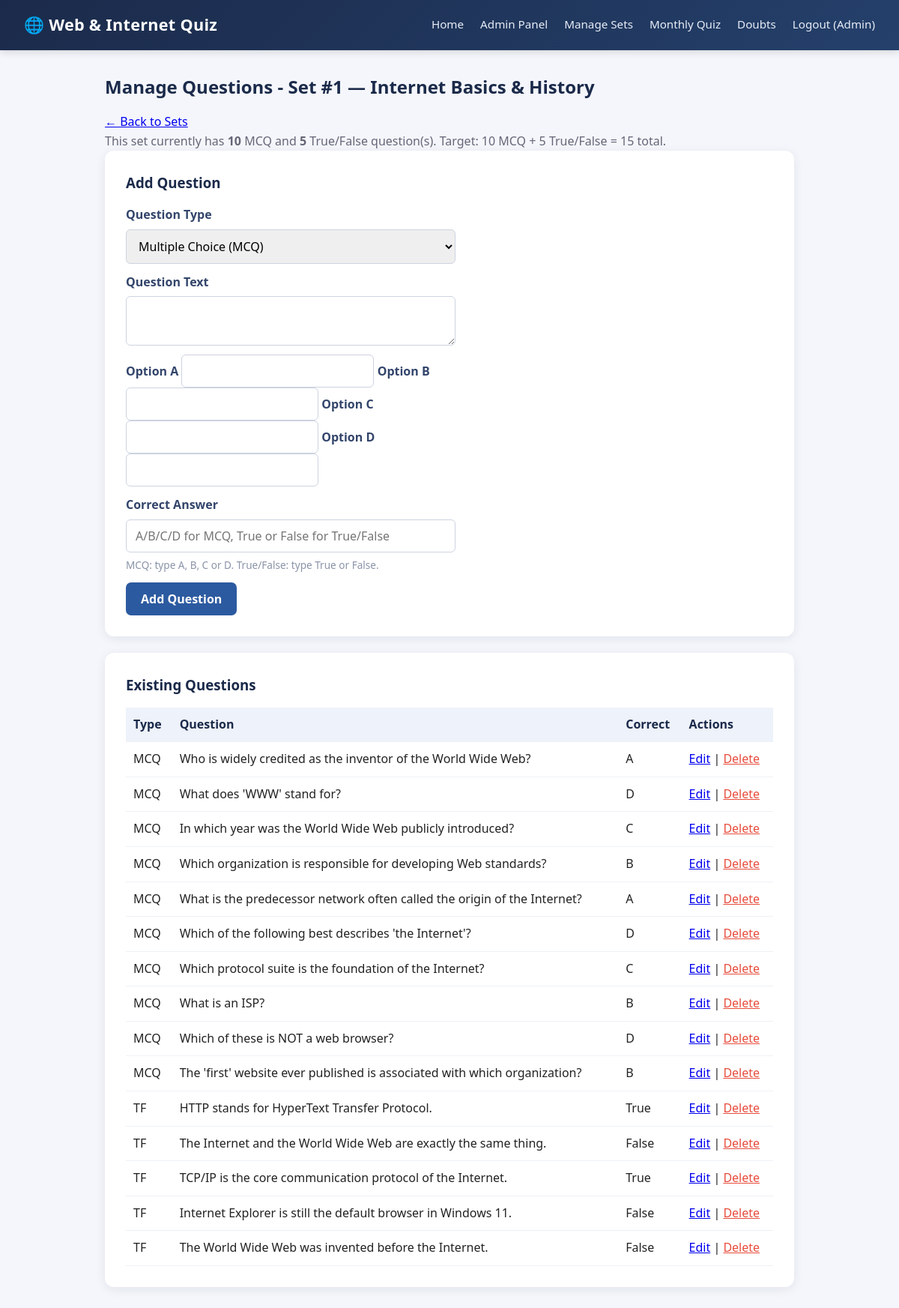
Page /admin/manage_questions.php?set_id=1 (signed in) on the committed database.
### tables this page shows
CREATE TABLE IF NOT EXISTS question_sets (
    id INT AUTO_INCREMENT PRIMARY KEY,
    set_number INT NOT NULL UNIQUE,
    title VARCHAR(150) NOT NULL,
    topic VARCHAR(100) NOT NULL DEFAULT 'Web and Internet',
    created_at TIMESTAMP DEFAULT CURRENT_TIMESTAMP
);

CREATE TABLE IF NOT EXISTS questions (
    id INT AUTO_INCREMENT PRIMARY KEY,
    set_id INT NOT NULL,
    type ENUM('mcq','tf') NOT NULL DEFAULT 'mcq',
    question_text TEXT NOT NULL,
    option_a VARCHAR(255) NULL,
    option_b VARCHAR(255) NULL,
    option_c VARCHAR(255) NULL,
    option_d VARCHAR(255) NULL,
    correct_answer VARCHAR(255) NOT NULL,  
    FOREIGN KEY (set_id) REFERENCES question_sets(id) ON DELETE CASCADE
);

### admin/manage_questions.php (the view, shortened to what this page needs)
<?php
require '../config/db.php';
$set_id = intval($_GET['set_id'] ?? 0);
$edit_question = null;
$stmt = $conn->prepare("SELECT * FROM question_sets WHERE id = ?");
$stmt->bind_param("i", $set_id);
$stmt->execute();
$set = $stmt->get_result()->fetch_assoc();
$stmt = $conn->prepare("SELECT * FROM questions WHERE set_id = ? ORDER BY id");
$stmt->bind_param("i", $set_id);
$stmt->execute();
$questions = $stmt->get_result();
$mcq_count = 0; $other_count = 0;
$q_list = [];
while ($row = $questions->fetch_assoc()) {
    $q_list[] = $row;
    if ($row['type'] === 'mcq') $mcq_count++; else $other_count++;
}
?>
<!DOCTYPE html>
<html lang="en">
<head>
    <link rel="stylesheet" href="../css/style.css">
</head>
<body>
    <?php include '../includes/navbar.php'; ?>
    <div class="container">
        <h2>Manage Questions <?php echo $set ? '- Set #' . $set['set_number'] . ' — ' . htmlspecialchars($set['title']) : ''; ?></h2>
        <p><a href="manage_quizzes.php">&larr; Back to Sets</a></p>
        <p style="color:#667;">This set currently has <strong><?php echo $mcq_count; ?></strong> MCQ and <strong><?php echo $other_count; ?></strong> True/False question(s). Target: 10 MCQ + 5 True/False = 15 total.</p>
        <div class="card">
            <h3><?php echo $edit_question ? 'Edit Question' : 'Add Question'; ?></h3>
            <form method="POST" action="manage_questions.php" id="qForm">
                <label>Question Type</label>
                <select name="type" id="qType" onchange="toggleFields()">
                    <?php $cur = $edit_question ? $edit_question['type'] : 'mcq'; ?>
                    <option value="mcq" <?php echo $cur==='mcq'?'selected':''; ?>>Multiple Choice (MCQ)</option>
                </select>
                <label>Question Text</label>
                <textarea name="question_text" required><?php echo $edit_question ? htmlspecialchars($edit_question['question_text']) : ''; ?></textarea>
                <div id="mcqFields">
                    <label>Option A</label>
                    <input type="text" name="option_a" value="<?php echo $edit_question && $edit_question['type']==='mcq' ? htmlspecialchars($edit_question['option_a']) : ''; ?>">
                    <label>Option B</label>
                    <input type="text" name="option_b" value="<?php echo $edit_question && $edit_question['type']==='mcq' ? htmlspecialchars($edit_question['option_b']) : ''; ?>">
                    <label>Option C</label>
                    <input type="text" name="option_c" value="<?php echo $edit_question && $edit_question['type']==='mcq' ? htmlspecialchars($edit_question['option_c']) : ''; ?>">
                    <label>Option D</label>
                    <input type="text" name="option_d" value="<?php echo $edit_question && $edit_question['type']==='mcq' ? htmlspecialchars($edit_question['option_d']) : ''; ?>">
                </div>
                <label>Correct Answer</label>
                <input type="text" name="correct_answer" id="correctAnswerInput"
                       placeholder="A/B/C/D for MCQ, True or False for True/False"
                       value="<?php echo $edit_question ? htmlspecialchars($edit_question['correct_answer']) : ''; ?>" required>
                <p style="color:#8a93a8; font-size:0.85rem; margin-top:-6px;">MCQ: type A, B, C or D. True/False: type True or False.</p>
                <button type="submit" name="<?php echo $edit_question ? 'update_question' : 'add_question'; ?>">
                    <?php echo $edit_question ? 'Update Question' : 'Add Question'; ?>
                </button>
            </form>
        </div>
        <div class="card">
            <h3>Existing Questions</h3>
            <table>
                <tr><th>Type</th><th>Question</th><th>Correct</th><th>Actions</th></tr>
                <?php foreach ($q_list as $q): ?>
                    <tr>
                        <td><?php echo strtoupper($q['type']); ?></td>
                        <td><?php echo htmlspecialchars($q['question_text']); ?></td>
                        <td><?php echo htmlspecialchars($q['correct_answer']); ?></td>
                        <td>
                            <a href="manage_questions.php?set_id=<?php echo $set_id; ?>&edit=<?php echo $q['id']; ?>">Edit</a> |
                            <a href="manage_questions.php?set_id=<?php echo $set_id; ?>&delete=<?php echo $q['id']; ?>"
                               onclick="return confirm('Delete this question?');" style="color:#e74c3c;">Delete</a>
                        </td>
                    </tr>
                <?php endforeach; ?>
            </table>
        </div>
    </div>
</body>
</html>

### css/style.css (style rules this page uses)
* { margin: 0; padding: 0; box-sizing: border-box; font-family: 'Segoe UI', Arial, sans-serif; }
body { background: #f4f6fb; color: #222; line-height: 1.6; }
.container { max-width: 960px; margin: 30px auto; padding: 0 20px; }
.card { background: white; border-radius: 12px; box-shadow: 0 3px 14px rgba(20,30,60,0.08); padding: 28px; margin-bottom: 22px; }
h1, h2, h3 { margin-bottom: 15px; color: #1b2a4a; }
form { display: flex; flex-direction: column; gap: 12px; max-width: 440px; }
input, select, textarea { padding: 10px 12px; border: 1px solid #ccd3e0; border-radius: 6px; font-size: 1rem; }
label { font-weight: 600; margin-bottom: -6px; color: #33456b; }
button, .btn { background: #2c5aa0; color: white; border: none; padding: 11px 20px; border-radius: 7px; cursor: pointer; font-size: 1rem; text-decoration: none; display: inline-block; width: fit-content; font-weight: 600; transition: background 0.15s, transform 0.1s; }
table { width: 100%; border-collapse: collapse; background: white; }
th, td { padding: 10px; border-bottom: 1px solid #eef1f6; text-align: left; }
th { background: #eef2fa; color: #1b2a4a; }

### rows in the picture
question_sets: set_number "1", title "Internet Basics & History"
questions: type "MCQ", question_text "Who is widely credited as the inventor of the World Wide Web?", correct_answer "A"
questions: type "MCQ", question_text "What does 'WWW' stand for?", correct_answer "D"
questions: type "MCQ", question_text "In which year was the World Wide Web publicly introduced?", correct_answer "C"
questions: type "MCQ", question_text "Which organization is responsible for developing Web standards?", correct_answer "B"
questions: type "MCQ", question_text "What is the predecessor network often called the origin of the Internet?", correct_answer "A"
questions: type "MCQ", question_text "Which of the following best describes 'the Internet'?", correct_answer "D"
questions: type "MCQ", question_text "Which protocol suite is the foundation of the Internet?", correct_answer "C"
questions: type "MCQ", question_text "What is an ISP?", correct_answer "B"
questions: type "MCQ", question_text "Which of these is NOT a web browser?", correct_answer "D"
questions: type "MCQ", question_text "The 'first' website ever published is associated with which organization?", correct_answer "B"
questions: type "TF", question_text "HTTP stands for HyperText Transfer Protocol.", correct_answer "True"
questions: type "TF", question_text "The Internet and the World Wide Web are exactly the same thing.", correct_answer "False"
questions: type "TF", question_text "TCP/IP is the core communication protocol of the Internet.", correct_answer "True"
questions: type "TF", question_text "Internet Explorer is still the default browser in Windows 11.", correct_answer "False"
questions: type "TF", question_text "The World Wide Web was invented before the Internet.", correct_answer "False"

### other values in the picture
$_SESSION['name'] "Admin"
$mcq_count "10"
$other_count "5"
